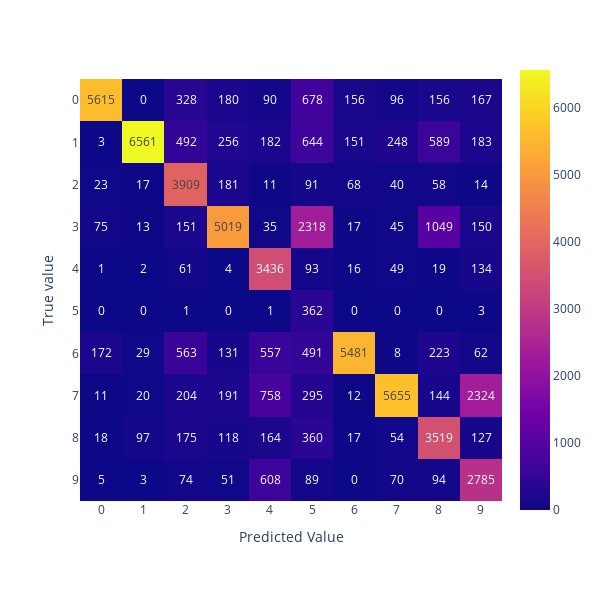

Notebook code cell kept with this figure:
### Code cell
from deepchecks.vision.utils.classification_formatters import ClassificationPredictionFormatter
check = ConfusionMatrixReport()
check.run(train_ds, model, prediction_formatter=ClassificationPredictionFormatter(mnist.mnist_prediction_formatter))

### Figure 1 — Plotly figure (JSON) as saved in the notebook; plotly's stock layout.template omitted (floating-point values rounded to 4 significant figures)
{"data": [{"coloraxis": "coloraxis", "hovertemplate": "x: %{x}<br>y: %{y}<br>color: %{z}<extra></extra>", "name": "0", "texttemplate": "%{z}", "type": "heatmap", "x": ["0", "1", "2", "3", "4", "5", "6", "7", "8", "9"], "xaxis": "x", "y": ["0", "1", "2", "3", "4", "5", "6", "7", "8", "9"], "yaxis": "y", "z": [[5615, 0, 328, 180, 90, 678, 156, 96, 156, 167], [3, 6561, 492, 256, 182, 644, 151, 248, 589, 183], [23, 17, 3909, 181, 11, 91, 68, 40, 58, 14], [75, 13, 151, 5019, 35, 2318, 17, 45, 1049, 150], [1, 2, 61, 4, 3436, 93, 16, 49, 19, 134], [0, 0, 1, 0, 1, 362, 0, 0, 0, 3], [172, 29, 563, 131, 557, 491, 5481, 8, 223, 62], [11, 20, 204, 191, 758, 295, 12, 5655, 144, 2324], [18, 97, 175, 118, 164, 360, 17, 54, 3519, 127], [5, 3, 74, 51, 608, 89, 0, 70, 94, 2785]]}], "layout": {"coloraxis": {"colorscale": [[0, "#0d0887"], [0.1111, "#46039f"], [0.2222, "#7201a8"], [0.3333, "#9c179e"], [0.4444, "#bd3786"], [0.5556, "#d8576b"], [0.6667, "#ed7953"], [0.7778, "#fb9f3a"], [0.8889, "#fdca26"], [1, "#f0f921"]]}, "height": 600, "margin": {"t": 60}, "width": 600, "xaxis": {"anchor": "y", "constrain": "domain", "domain": [0, 1], "scaleanchor": "y", "title": {"text": "Predicted Value"}, "type": "category"}, "yaxis": {"anchor": "x", "autorange": "reversed", "constrain": "domain", "domain": [0, 1], "title": {"text": "True value"}, "type": "category"}}}
